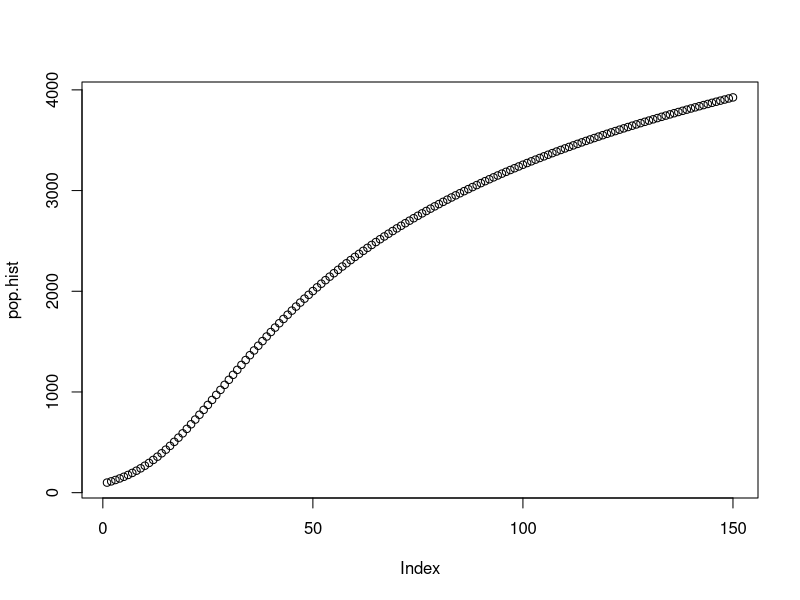

This figure's R source:
pop<-100
K<-1000
pop.hist<-c()
r<-0.05
for (i in 1:150) {
	pop.hist[i]<-pop
	pop<-pop+r*pop*exp(1-pop/K)
}
plot(pop.hist)
